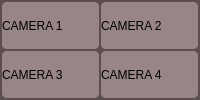
              <widget class="QFrame" name="videoviewscreen">
               <property name="styleSheet">
                <string notr="true">border-radius: 5px;
background-color: rgb(92, 78, 78);</string>
               </property>
               <property name="frameShape">
                <enum>QFrame::NoFrame</enum>
               </property>
               <layout class="QGridLayout" name="gridLayout_5">
                <property name="leftMargin">
                 <number>2</number>
                </property>
                <property name="topMargin">
                 <number>2</number>
                </property>
                <property name="rightMargin">
                 <number>2</number>
                </property>
                <property name="bottomMargin">
                 <number>2</number>
                </property>
                <property name="spacing">
                 <number>2</number>
                </property>
                <item row="0" column="0">
                 <widget class="QFrame" name="camera1">
                  <property name="styleSheet">
                   <string notr="true">background-color: rgb(152, 134, 134);</string>
                  </property>
                  <property name="frameShape">
                   <enum>QFrame::NoFrame</enum>
                  </property>
                  <property name="lineWidth">
                   <number>0</number>
                  </property>
                  <layout class="QHBoxLayout" name="horizontalLayout_17">
                   <property name="spacing">
                    <number>0</number>
                   </property>
                   <property name="leftMargin">
                    <number>0</number>
                   </property>
                   <property name="topMargin">
                    <number>0</number>
                   </property>
                   <property name="rightMargin">
                    <number>0</number>
                   </property>
                   <property name="bottomMargin">
                    <number>0</number>
                   </property>
                   <item>
                    <widget class="QLabel" name="label_14">
                     <property name="styleSheet">
                      <string notr="true"/>
                     </property>
                     <property name="lineWidth">
                      <number>0</number>
                     </property>
                     <property name="text">
                      <string>CAMERA 1</string>
                     </property>
                     <property name="scaledContents">
                      <bool>true</bool>
                     </property>
                    </widget>
                   </item>
                  </layout>
                 </widget>
                </item>
                <item row="0" column="1">
                 <widget class="QFrame" name="camera2">
                  <property name="styleSheet">
                   <string notr="true">background-color: rgb(85, 255, 0);
background-color: rgb(152, 134, 134);
</string>
                  </property>
                  <property name="frameShape">
                   <enum>QFrame::NoFrame</enum>
                  </property>
                  <property name="lineWidth">
                   <number>0</number>
                  </property>
                  <layout class="QHBoxLayout" name="horizontalLayout_18">
                   <property name="spacing">
                    <number>0</number>
                   </property>
                   <property name="leftMargin">
                    <number>0</number>
                   </property>
                   <property name="topMargin">
                    <number>0</number>
                   </property>
                   <property name="rightMargin">
                    <number>0</number>
                   </property>
                   <property name="bottomMargin">
                    <number>0</number>
                   </property>
                   <item>
                    <widget class="QLabel" name="label_15">
                     <property name="styleSheet">
                      <string notr="true"/>
                     </property>
                     <property name="lineWidth">
                      <number>0</number>
                     </property>
                     <property name="text">
                      <string>CAMERA 2</string>
                     </property>
                     <property name="scaledContents">
                      <bool>true</bool>
                     </property>
                    </widget>
                   </item>
                  </layout>
                 </widget>
                </item>
                <item row="1" column="0">
                 <widget class="QFrame" name="camera3">
                  <property name="styleSheet">
                   <string notr="true">background-color: rgb(85, 85, 0);
background-color: rgb(152, 134, 134);</string>
                  </property>
                  <property name="frameShape">
                   <enum>QFrame::NoFrame</enum>
                  </property>
                  <property name="lineWidth">
                   <number>0</number>
                  </property>
                  <layout class="QHBoxLayout" name="horizontalLayout_19">
                   <property name="spacing">
                    <number>0</number>
                   </property>
                   <property name="leftMargin">
                    <number>0</number>
                   </property>
                   <property name="topMargin">
                    <number>0</number>
                   </property>
                   <property name="rightMargin">
                    <number>0</number>
                   </property>
                   <property name="bottomMargin">
                    <number>0</number>
                   </property>
                   <item>
                    <widget class="QLabel" name="label_16">
                     <property name="styleSheet">
                      <string notr="true"/>
                     </property>
                     <property name="lineWidth">
                      <number>0</number>
                     </property>
                     <property name="text">
                      <string>CAMERA 3</string>
                     </property>
                     <property name="scaledContents">
                      <bool>true</bool>
                     </property>
                    </widget>
                   </item>
                  </layout>
                 </widget>
                </item>
                <item row="1" column="1">
                 <widget class="QFrame" name="camera4">
                  <property name="styleSheet">
                   <string notr="true">background-color: rgb(0, 85, 255);
background-color: rgb(152, 134, 134);</string>
                  </property>
                  <property name="frameShape">
                   <enum>QFrame::NoFrame</enum>
                  </property>
                  <property name="lineWidth">
                   <number>0</number>
                  </property>
                  <layout class="QHBoxLayout" name="horizontalLayout_20">
                   <property name="spacing">
                    <number>0</number>
                   </property>
                   <property name="leftMargin">
                    <number>0</number>
                   </property>
                   <property name="topMargin">
                    <number>0</number>
                   </property>
                   <property name="rightMargin">
                    <number>0</number>
                   </property>
                   <property name="bottomMargin">
                    <number>0</number>
                   </property>
                   <item>
                    <widget class="QLabel" name="label_17">
                     <property name="styleSheet">
                      <string notr="true"/>
                     </property>
                     <property name="lineWidth">
                      <number>0</number>
                     </property>
                     <property name="text">
                      <string>CAMERA 4</string>
                     </property>
                     <property name="scaledContents">
                      <bool>true</bool>
                     </property>
                    </widget>
                   </item>
                  </layout>
                 </widget>
                </item>
               </layout>
              </widget>
